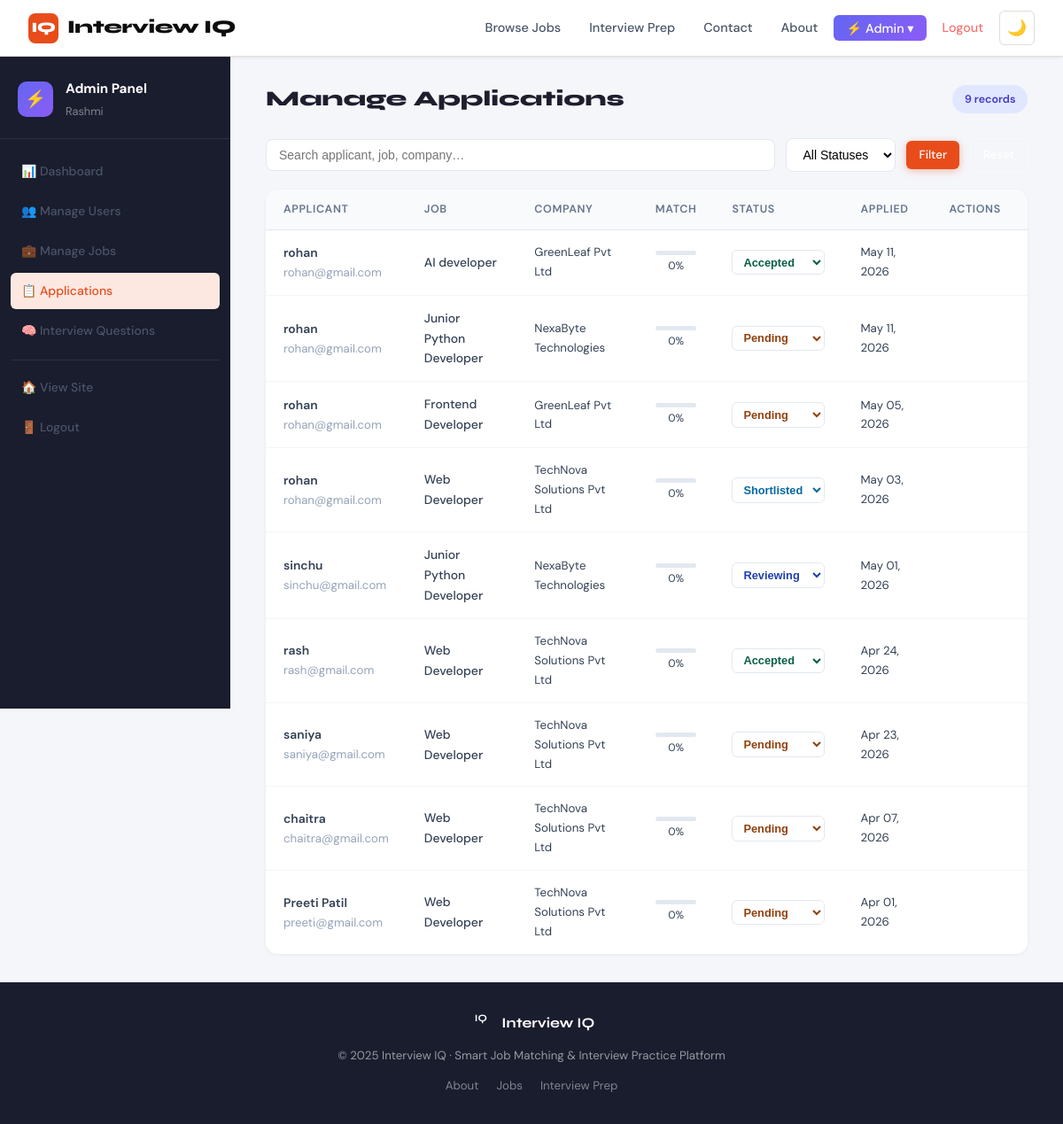
The app's page /admin-panel/applications/ (signed in) with its own data.
### accounts/models.py (models this page shows, shortened)
class User(AbstractUser):
    USER_TYPE_CHOICES = (('jobseeker', 'Job Seeker'), ('company', 'Company'), ('admin', 'Admin'))
    user_type = models.CharField(max_length=20, choices=USER_TYPE_CHOICES, default='jobseeker')
    email = models.EmailField(unique=True)
    def is_admin_user(self):
        return self.user_type == 'admin' or self.is_superuser

class JobSeekerProfile(models.Model):
    user = models.OneToOneField(User, on_delete=models.CASCADE, related_name='seeker_profile')
    full_name = models.CharField(max_length=150)
    phone = models.CharField(max_length=20, blank=True)
    location = models.CharField(max_length=100, blank=True)
    bio = models.TextField(blank=True)
    skills = models.TextField(blank=True, help_text='Comma-separated skills')
    experience_years = models.PositiveIntegerField(default=0)
    education = models.CharField(max_length=200, blank=True)
    resume = models.FileField(upload_to='resumes/', blank=True, null=True)
    linkedin = models.URLField(blank=True)
    desired_role = models.CharField(max_length=150, blank=True)
    desired_salary = models.PositiveIntegerField(null=True, blank=True)
    created_at = models.DateTimeField(auto_now_add=True)

class CompanyProfile(models.Model):
    user = models.OneToOneField(User, on_delete=models.CASCADE, related_name='company_profile')
    company_name = models.CharField(max_length=200)
    industry = models.CharField(max_length=100)
    company_size = models.CharField(max_length=50, blank=True)
    website = models.URLField(blank=True)
    description = models.TextField(blank=True)
    location = models.CharField(max_length=100, blank=True)
    logo = models.ImageField(upload_to='logos/', blank=True, null=True)
    founded_year = models.PositiveIntegerField(null=True, blank=True)
    created_at = models.DateTimeField(auto_now_add=True)

### jobs/models.py (models this page shows, shortened)
class Application(models.Model):
    STATUS_CHOICES = (
        ('pending', 'Pending'),
        ('reviewing', 'Reviewing'),
        ('shortlisted', 'Shortlisted'),
        ('accepted', 'Accepted'),
        ('rejected', 'Rejected'),
    )
    job = models.ForeignKey(Job, on_delete=models.CASCADE, related_name='applications')
    applicant = models.ForeignKey(JobSeekerProfile, on_delete=models.CASCADE, related_name='applications')
    cover_letter = models.TextField(blank=True)
    resume = models.FileField(upload_to='application_resumes/', blank=True, null=True)
    status = models.CharField(max_length=15, choices=STATUS_CHOICES, default='pending')
    applied_at = models.DateTimeField(auto_now_add=True)
    updated_at = models.DateTimeField(auto_now=True)
    company_notes = models.TextField(blank=True)
    match_score = models.PositiveIntegerField(default=0)
    class Meta:
        unique_together = ('job', 'applicant')
        ordering = ['-applied_at']

class Job(models.Model):
    JOB_TYPE = (('full_time','Full Time'),('part_time','Part Time'),('contract','Contract'),('internship','Internship'),('remote','Remote'))
    EXPERIENCE_LEVEL = (('entry','Entry Level'),('mid','Mid Level'),('senior','Senior Level'),('executive','Executive'))
    STATUS = (('active','Active'),('closed','Closed'),('draft','Draft'))
    company = models.ForeignKey(CompanyProfile, on_delete=models.CASCADE, related_name='jobs')
    title = models.CharField(max_length=200)
    description = models.TextField()
    requirements = models.TextField()
    skills_required = models.TextField(help_text='Comma-separated skills')
    location = models.CharField(max_length=100)
    job_type = models.CharField(max_length=20, choices=JOB_TYPE, default='full_time')
    experience_level = models.CharField(max_length=20, choices=EXPERIENCE_LEVEL, default='mid')
    salary_min = models.PositiveIntegerField(null=True, blank=True)
    salary_max = models.PositiveIntegerField(null=True, blank=True)
    status = models.CharField(max_length=10, choices=STATUS, default='active')
    deadline = models.DateField(null=True, blank=True)
    created_at = models.DateTimeField(auto_now_add=True)
    updated_at = models.DateTimeField(auto_now=True)
    class Meta:
        ordering = ['-created_at']

### admin_panel/views.py (the view)
    @login_required
    def wrapper(request, *args, **kwargs):
        if not request.user.is_admin_user():
            messages.error(request, "You do not have permission to access the admin panel.")
            return redirect('home')
        return view_func(request, *args, **kwargs)

### admin_panel/views.py (called while the page is built)
def admin_required(view_func):
    @login_required
    def wrapper(request, *args, **kwargs):
        if not request.user.is_admin_user():
            messages.error(request, "You do not have permission to access the admin panel.")
            return redirect('home')
        return view_func(request, *args, **kwargs)
    return wrapper

@admin_required
def admin_applications(request):
    q = request.GET.get('q', '')
    status = request.GET.get('status', '')
    apps = Application.objects.select_related('job__company', 'applicant').order_by('-applied_at')
    if q:
        apps = apps.filter(
            Q(applicant__full_name__icontains=q) |
            Q(job__title__icontains=q) |
            Q(job__company__company_name__icontains=q)
        )
    if status:
        apps = apps.filter(status=status)
    return render(request, 'admin_panel/manage_applications.html', {
        'applications': apps, 'q': q, 'status': status,
        'STATUS_CHOICES': Application.STATUS_CHOICES,
    })

### templates/admin_panel/manage_applications.html (shortened to what this page needs)
{% extends 'base.html' %}
{% block content %}
<div class="admin-layout">
  <aside class="admin-sidebar">
    <div class="sidebar-header">
      <div class="sidebar-logo">⚡</div>
      <div><div class="sidebar-title">Admin Panel</div><div class="sidebar-sub">{{ request.user.username }}</div></div>
    </div>
    <nav class="sidebar-nav">
      <a href="{% url 'admin_dashboard' %}" class="sidebar-link">📊 Dashboard</a>
      <a href="{% url 'admin_users' %}" class="sidebar-link">👥 Manage Users</a>
      <a href="{% url 'admin_jobs' %}" class="sidebar-link">💼 Manage Jobs</a>
      <a href="{% url 'admin_applications' %}" class="sidebar-link active">📋 Applications</a>
      <a href="{% url 'admin_questions' %}" class="sidebar-link">🧠 Interview Questions</a>
      <div class="sidebar-divider"></div>
      <a href="{% url 'home' %}" class="sidebar-link">🏠 View Site</a>
      <a href="{% url 'logout' %}" class="sidebar-link sidebar-logout">🚪 Logout</a>
    </nav>
  </aside>
  <main class="admin-main">
    <div class="admin-topbar">
      <h1 class="admin-page-title">Manage Applications</h1>
      <span class="admin-badge">{{ applications|length }} records</span>
    </div>
    <div class="admin-filters">
      <form method="get" class="filter-form">
        <input type="text" name="q" value="{{ q }}" placeholder="Search applicant, job, company…" class="filter-input">
        <select name="status" class="filter-select">
          <option value="">All Statuses</option>
        </select>
        <button type="submit" class="btn btn-primary btn-sm">Filter</button>
        <a href="{% url 'admin_applications' %}" class="btn btn-outline btn-sm">Reset</a>
      </form>
    </div>
    <div class="admin-card">
      <div class="admin-table-wrap">
        <table class="admin-table">
          <thead>
            <tr><th>Applicant</th><th>Job</th><th>Company</th><th>Match</th><th>Status</th><th>Applied</th><th>Actions</th></tr>
          </thead>
          <tbody>
            {% for app in applications %}
            <tr>
              <td>
                <div class="fw-600">{{ app.applicant.full_name }}</div>
                <div class="text-sm text-muted">{{ app.applicant.user.email }}</div>
              </td>
              <td class="fw-500">{{ app.job.title }}</td>
              <td class="text-sm">{{ app.job.company.company_name }}</td>
              <td>
                <div class="match-bar-sm">
                </div>
                <div class="text-xs text-center">{{ app.match_score }}%</div>
              </td>
              <td>
                <form method="post" action="{% url 'admin_update_application' app.pk %}" style="display:inline;">
                  <select name="status" class="status-select status-{{ app.status }}" onchange="this.form.submit()">
                    {% for val, label in STATUS_CHOICES %}
                    <option value="{{ val }}" {% if app.status == val %}selected{% endif %}>{{ label }}</option>
                    {% endfor %}
                  </select>
                </form>
              </td>
              <td class="text-sm text-muted">{{ app.applied_at|date:"M d, Y" }}</td>
              <td>
                {% if app.resume %}
                <a href="{{ app.resume.url }}" class="btn btn-xs btn-outline" target="_blank">Resume</a>
                {% else %}
                <span class="text-muted text-xs">No resume</span>
                {% endif %}
              </td>
            </tr>
            {% empty %}
            <tr><td colspan="7" class="text-center text-muted py-4">No applications found.</td></tr>
            {% endfor %}
          </tbody>
        </table>
      </div>
    </div>
  </main>
</div>
{% endblock %}

### static/css/home-enhancements.css (style rules this page uses)
:root { --dark-bg: #0a0a0a; --dark-paper: #1a1a1a; --dark-surface: #252525; --dark-border: #404040; --dark-muted: #a0a0a0; }

### records on screen
User: user.username "Rashmi"
Application: applicant.full_name "rohan", applicant.user.email "rohan@gmail.com", job "AI developer", job.company.company_name "GreenLeaf Pvt Ltd", match_score "0", status "Accepted", applied_at "May 11, 2026"
Application: applicant.full_name "rohan", applicant.user.email "rohan@gmail.com", job "Junior Python Developer", job.company.company_name "NexaByte Technologies", match_score "0", status "Pending", applied_at "May 11, 2026"
Application: applicant.full_name "rohan", applicant.user.email "rohan@gmail.com", job "Frontend Developer", job.company.company_name "GreenLeaf Pvt Ltd", match_score "0", status "Pending", applied_at "May 05, 2026"
Application: applicant.full_name "rohan", applicant.user.email "rohan@gmail.com", job "Web Developer", job.company.company_name "TechNova Solutions Pvt Ltd", match_score "0", status "Shortlisted", applied_at "May 03, 2026"
Application: applicant.full_name "sinchu", applicant.user.email "sinchu@gmail.com", job "Junior Python Developer", job.company.company_name "NexaByte Technologies", match_score "0", status "Reviewing", applied_at "May 01, 2026"
Application: applicant.full_name "rash", applicant.user.email "rash@gmail.com", job "Web Developer", job.company.company_name "TechNova Solutions Pvt Ltd", match_score "0", status "Accepted", applied_at "Apr 24, 2026"
Application: applicant.full_name "saniya", applicant.user.email "saniya@gmail.com", job "Web Developer", job.company.company_name "TechNova Solutions Pvt Ltd", match_score "0", status "Pending", applied_at "Apr 23, 2026"
Application: applicant.full_name "chaitra", applicant.user.email "chaitra@gmail.com", job "Web Developer", job.company.company_name "TechNova Solutions Pvt Ltd", match_score "0", status "Pending", applied_at "Apr 07, 2026"
Application: applicant.full_name "Preeti Patil", applicant.user.email "preeti@gmail.com", job "Web Developer", job.company.company_name "TechNova Solutions Pvt Ltd", match_score "0", status "Pending", applied_at "Apr 01, 2026"

### other values on screen
{{ applications|length }} "9"
